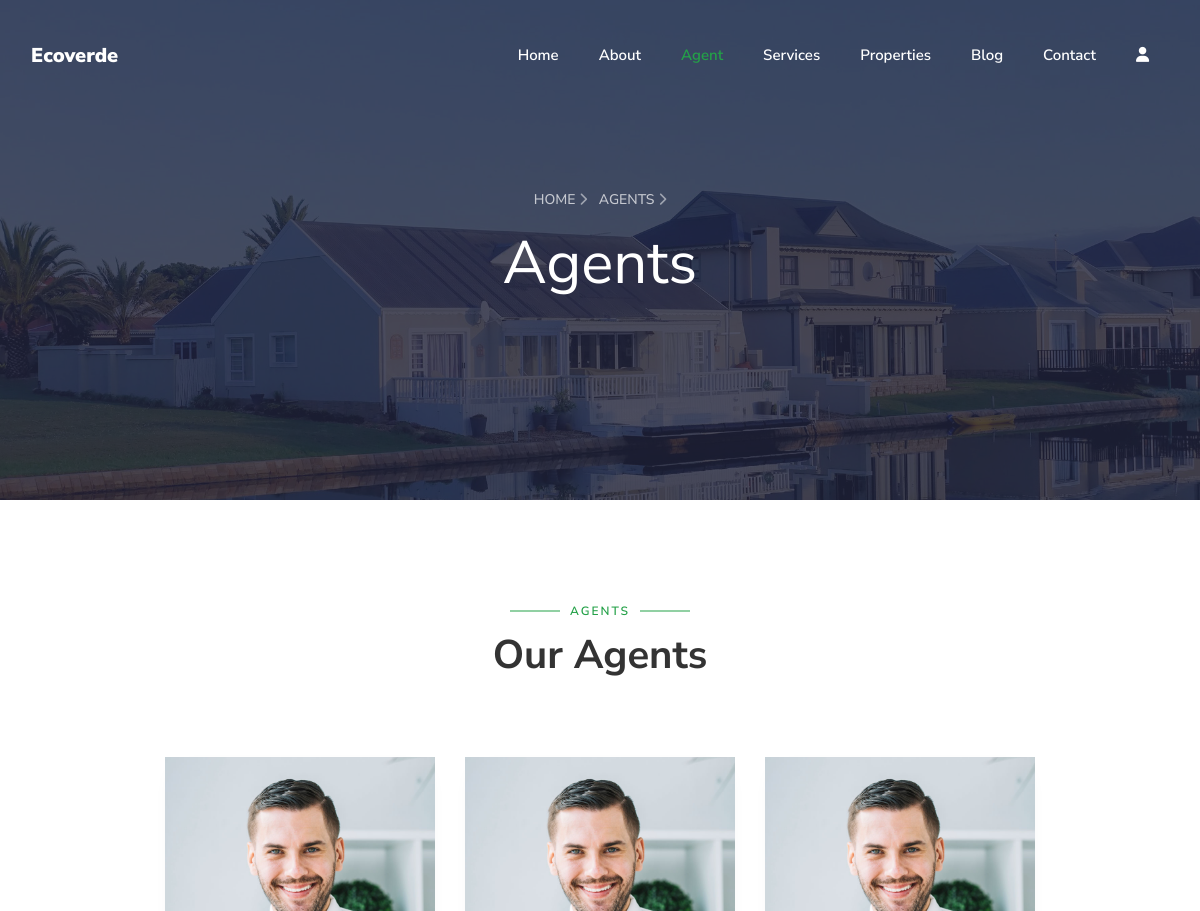
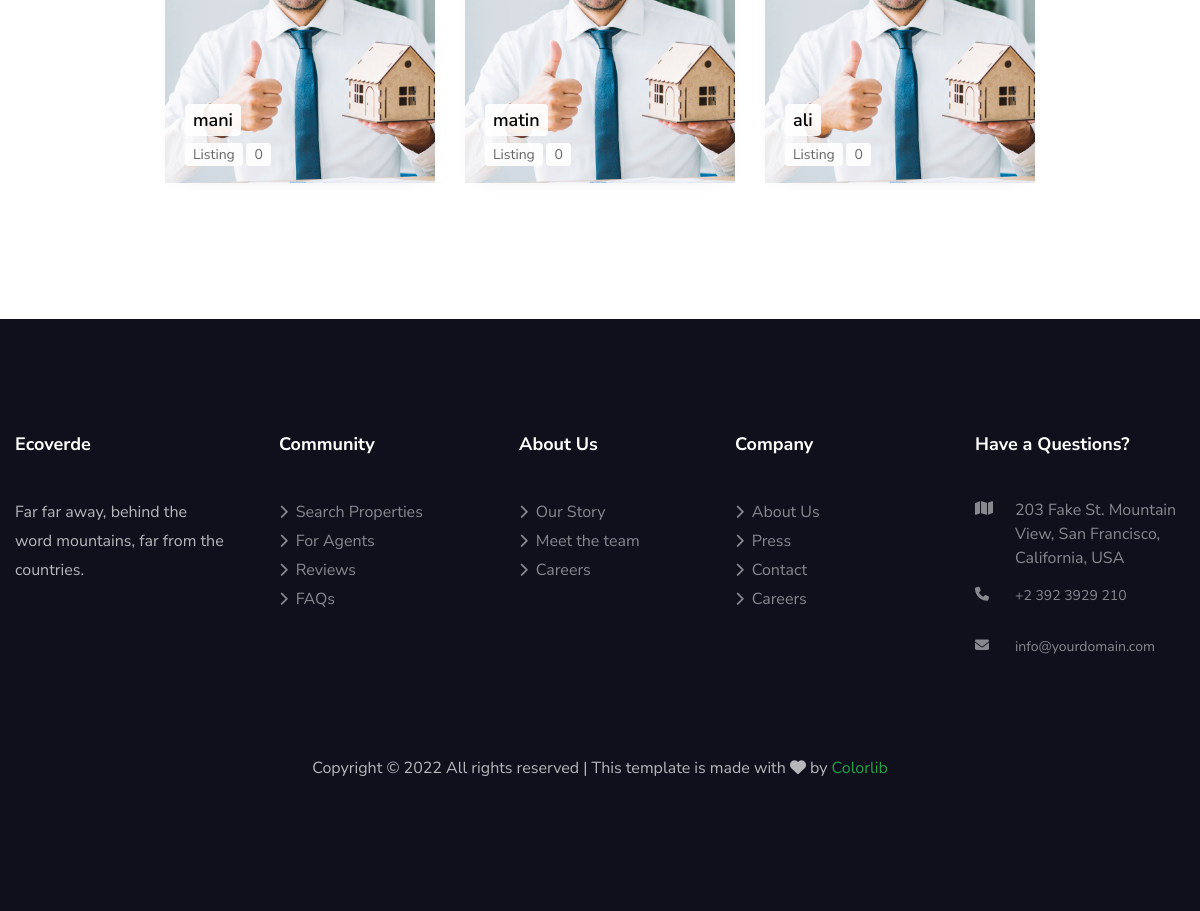
/agents/, run on the app's committed database (2 pictures, top to bottom).
### base/models.py (models this page shows)
class User(AbstractUser):
    image = models.ImageField(null=True, default='person_1.jpg')
    listings = models.ManyToManyField('Properties', related_name='listings', blank=True)

### base/views.py (the view)
# urls.py: path('agents/', views.agents, name='agents'),
def agents(request):
    q = request.GET.get('q') if request.GET.get('q') != None else ''
    agents = User.objects.all()
    context = {'agents' : agents}
    return render(request, 'base/agents.html', context)

### base/templates/base/agents.html (shortened to what this page needs)
{% extends 'main.html' %}
{% load static %}
{% block agent %}active{% endblock agent %}
{% block body %}
  <section
  class="hero-wrap hero-wrap-2"
  style="
    background-image: url({% static 'images/xbg_1.jpg.pagespeed.ic.XHJORU-GJg.jpg' %});
  "
  data-stellar-background-ratio="0.5"
  >
  <div class="overlay"></div>
  <div class="container">
    <div
      class="row no-gutters slider-text js-fullheight align-items-center justify-content-center"
    >
      <div class="col-md-9 ftco-animate pb-0 text-center">
        <p class="breadcrumbs">
          <span class="mr-2"
            ><a href="index.html"
              >Home <i class="fa fa-chevron-right"></i></a
          ></span>
          <span>Agents <i class="fa fa-chevron-right"></i></span>
        </p>
        <h1 class="mb-3 bread">Agents</h1>
      </div>
    </div>
  </div>
  </section>
  <section class="ftco-section ftco-agent">
  <div class="container">
    <div class="row justify-content-center pb-5">
      <div class="col-md-12 heading-section text-center ftco-animate">
        <span class="subheading">Agents</span>
        <h2 class="mb-4">Our Agents</h2>
      </div>
    </div>
    <div class="row justify-content-center">
          {% for agent in agents %}
            <div class="col-md-3 ftco-animate">
              <div class="agent">
                <div class="img">
                  <img
                    src="{% static 'images/xteam-1.jpg.pagespeed.ic.XdGG32VxIm.jpg' %}"
                    class="img-fluid"
                    alt="Colorlib Template"
                    data-pagespeed-url-hash="2148634814"
                    onload="pagespeed.CriticalImages.checkImageForCriticality(this);"
                  />
                  <div class="desc">
                    <h3><a href="properties.html">{{agent.username}}</a></h3>
                    <p class="h-info">
                      <span class="location">Listing</span>
                      <span class="details">{{agent.listings.all.count}}</span>
                    </p>
                  </div>
                </div>
              </div>
            </div>
          {% endfor %}
      </div>
  </div>
  </section>
{% endblock body %}

### data on the page
User: username "mani", listings.all.count "0"
User: username "matin", listings.all.count "0"
User: username "ali", listings.all.count "0"
